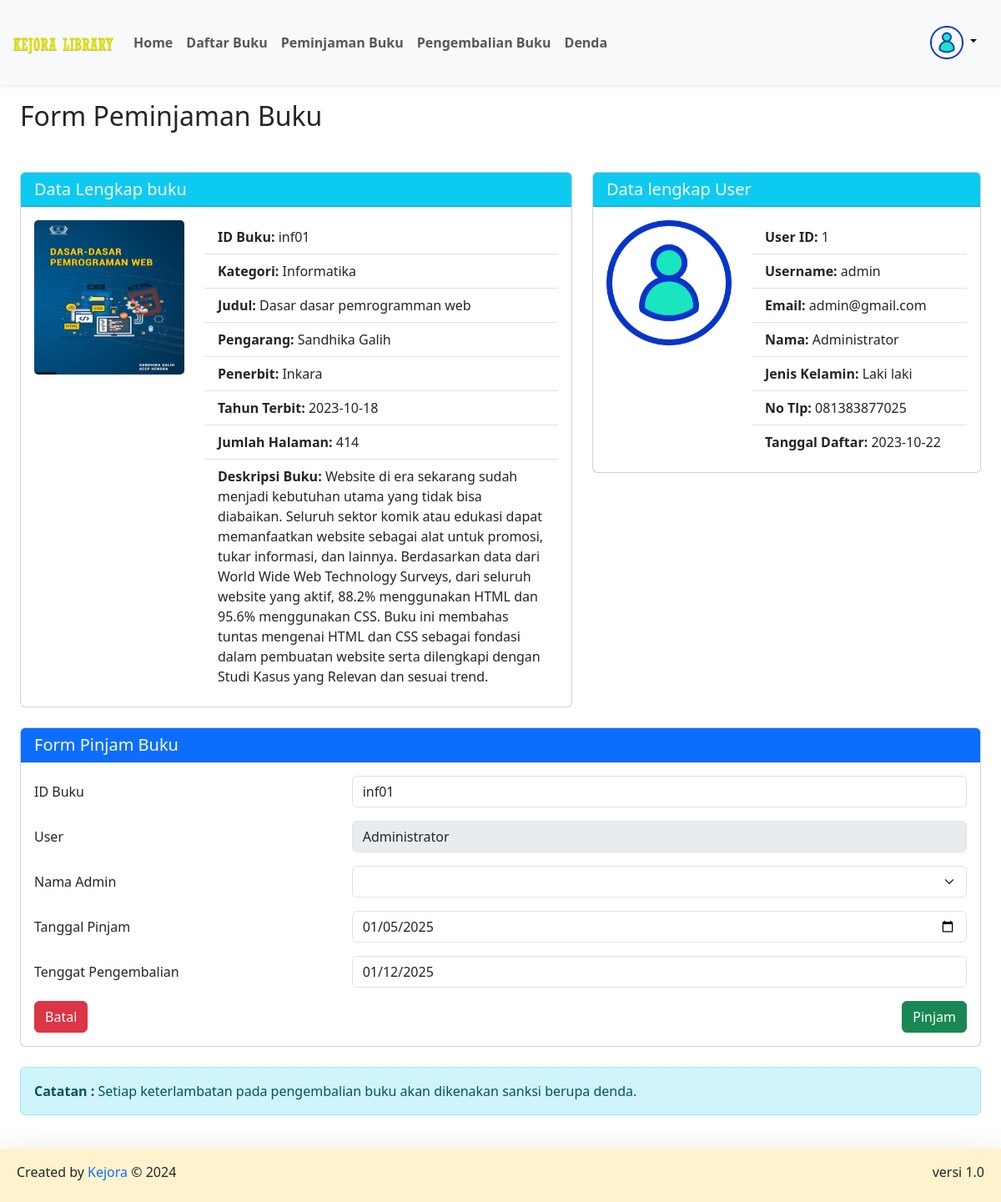
/user/pinjamBuku.php?id=inf01 (signed in), run on an earlier commit of the app's database.
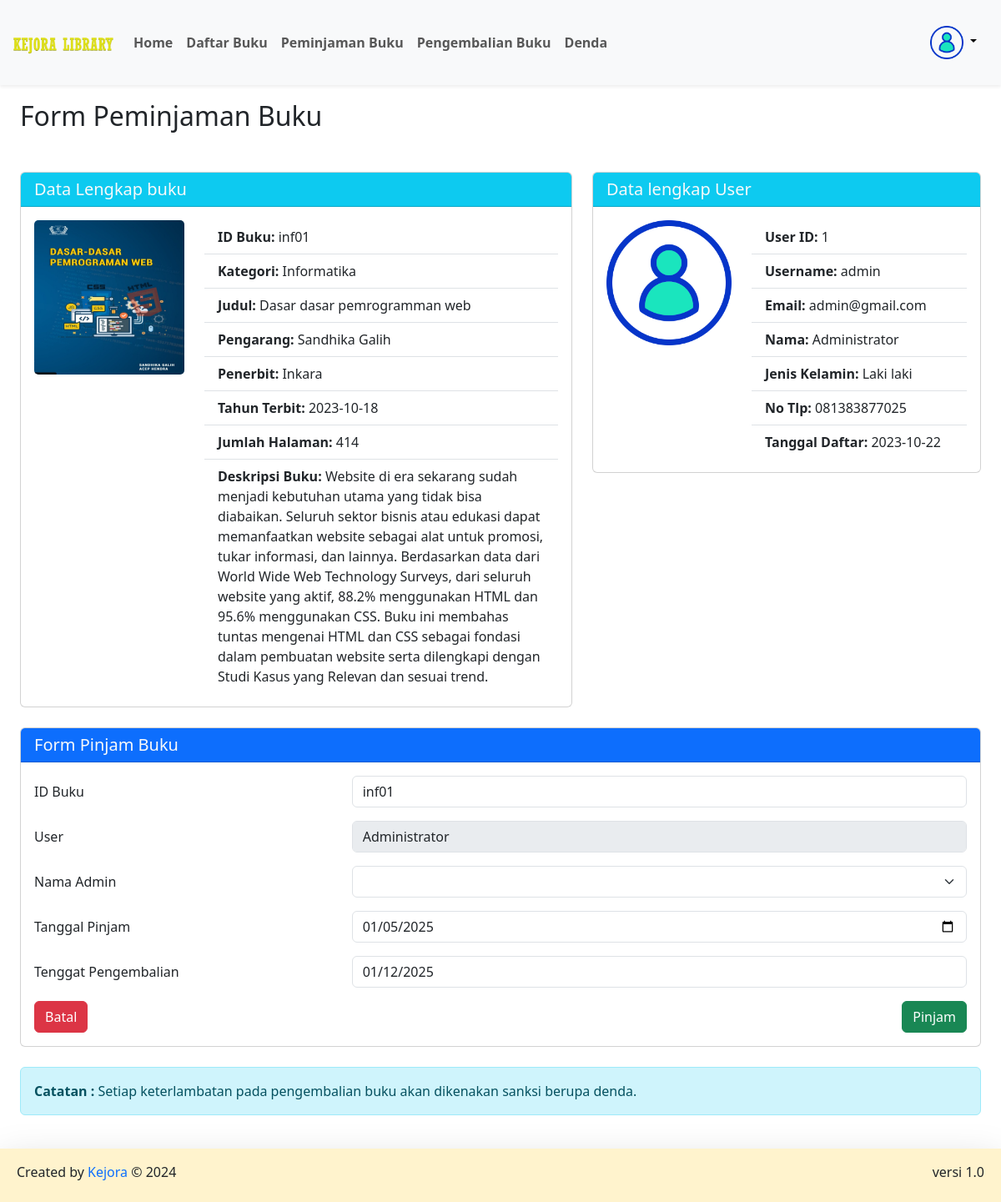
And on a later commit of the database.
### tables this page shows
CREATE TABLE `buku` (
  `cover` varchar(255) NOT NULL,
  `id_buku` varchar(20) NOT NULL,
  `kategori` varchar(255) NOT NULL,
  `judul` varchar(255) NOT NULL,
  `pengarang` varchar(255) NOT NULL,
  `penerbit` varchar(255) NOT NULL,
  `tahun_terbit` date NOT NULL,
  `jumlah_halaman` int NOT NULL,
  `buku_deskripsi` text NOT NULL
);

### config/config.php (called while the page is built, shortened)
<?php
$host = "127.0.0.1";
$username = "root";
$password = "";
$database_name = "kejora_library";
$connection = mysqli_connect($host, $username, $password, $database_name);
function queryReadData($dataKategori)
{
  global $connection;
  $result = mysqli_query($connection, $dataKategori);
  $items = [];
  while ($item = mysqli_fetch_assoc($result)) {
    $items[] = $item;
  }
  return $items;
}

### user/pinjamBuku.php (the view, shortened to what the changed rows need)
<?php
require "../config/config.php";
$idBuku = $_GET["id"];
$query = queryReadData("SELECT * FROM buku WHERE id_buku = '$idBuku'");
?>
<!DOCTYPE html>
<html lang="en">
<head>
  <link href="../assets/bootstrap/bootstrap.min.css" rel="stylesheet">
</head>
<body>
  <div class="p-4 mt-5">
    <h2 class="mt-5 mb-5">Form Peminjaman Buku</h2>
    <div class="row">
      <div class="col-7">
        <div class="card">
          <div class="card-body d-flex flex-wrap gap-5 justify-content-center">
            <?php foreach ($query as $item) : ?>
              <div class="d-flex align-items-start" style="width: 100%;">
                <p class="card-text me-4">
                  <img src="../assets/buku/<?= $item["cover"]; ?>" width="180px" height="185px" style="border-radius: 5px;">
                </p>
                <div class="w-100">
                  <ul class="list-group list-group-flush">
                    <li class="list-group-item"><strong>ID Buku:</strong> <?= $item["id_buku"]; ?></li>
                    <li class="list-group-item"><strong>Kategori:</strong> <?= $item["kategori"]; ?></li>
                    <li class="list-group-item"><strong>Judul:</strong> <?= $item["judul"]; ?></li>
                    <li class="list-group-item"><strong>Pengarang:</strong> <?= $item["pengarang"]; ?></li>
                    <li class="list-group-item"><strong>Penerbit:</strong> <?= $item["penerbit"]; ?></li>
                    <li class="list-group-item"><strong>Tahun Terbit:</strong> <?= $item["tahun_terbit"]; ?></li>
                    <li class="list-group-item"><strong>Jumlah Halaman:</strong> <?= $item["jumlah_halaman"]; ?></li>
                    <li class="list-group-item"><strong>Deskripsi Buku:</strong> <?= $item["buku_deskripsi"]; ?></li>
                  </ul>
                </div>
              </div>
            <?php endforeach; ?>
          </div>
        </div>
      </div>
    </div>
  </div>
</body>
</html>

What changed in the data, as far as the page shows it:
changed buku "inf01": buku_deskripsi "…bisa diabaikan. Seluruh sektor komik atau edukasi dapat memanfaatkan…" → "…bisa diabaikan. Seluruh sektor bisnis atau edukasi dapat memanfaatkan…"
